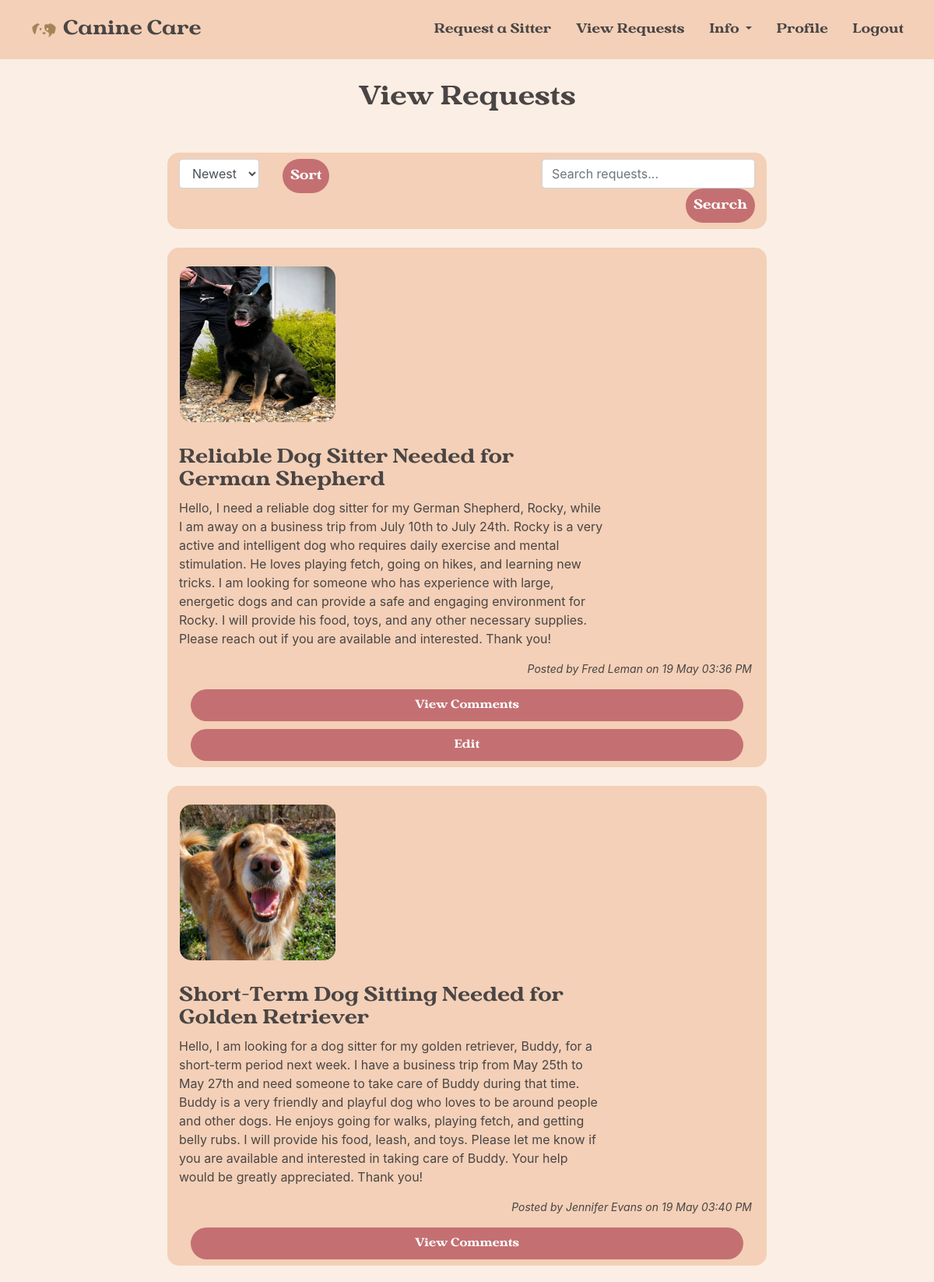
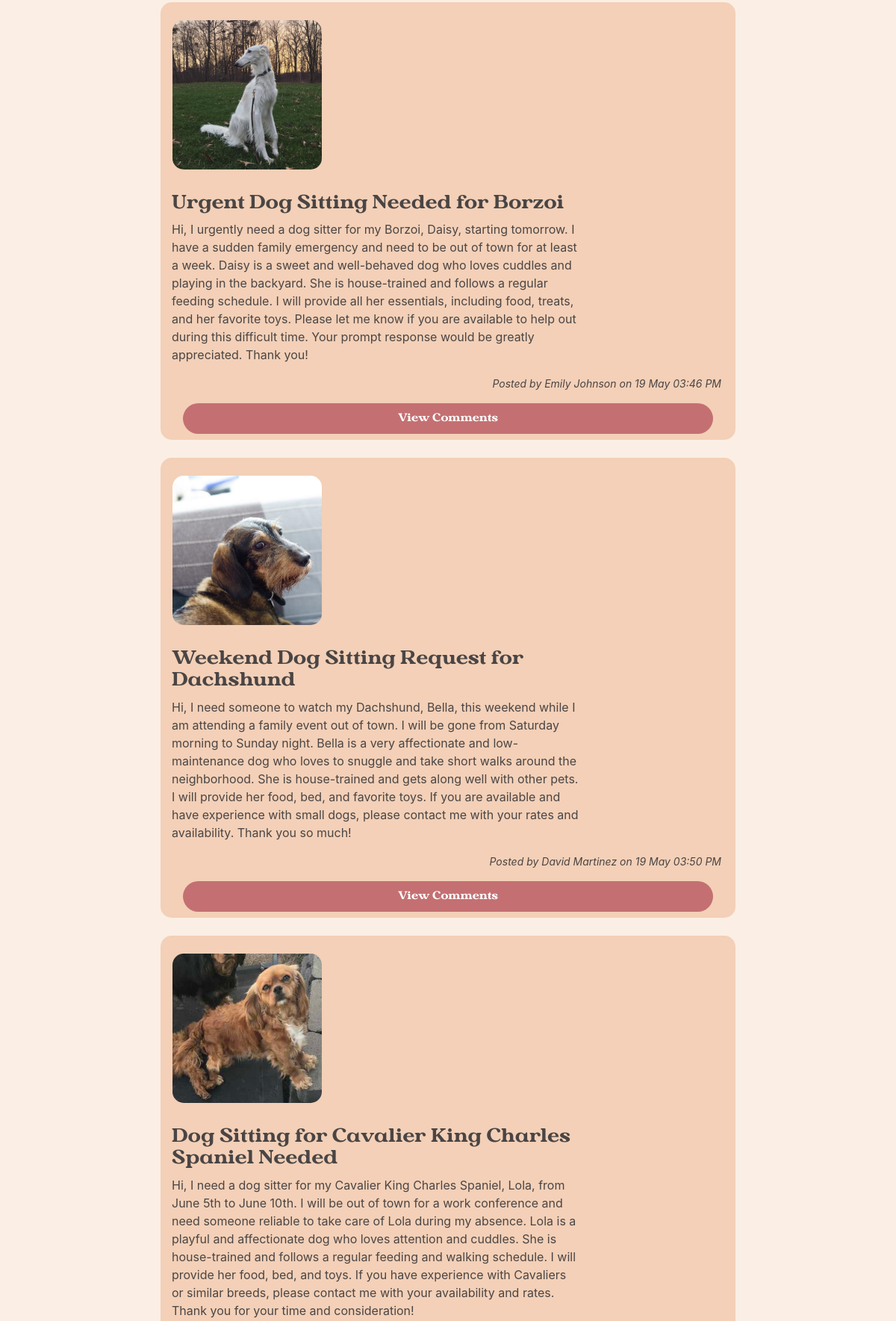
Screenshot of /view-requests/ (signed in, upper part) with the database file from the repository (2 pictures, top to bottom).
### project/models.py (models this page shows)
class Reqs(db.Model):
    __tablename__ = 'Reqs'
    id = db.Column(db.Integer, primary_key=True, autoincrement=True)
    title = db.Column(db.String(50))
    content = db.Column(db.String(1000))
    poster = db.Column(db.String(100))
    image = db.Column(db.String(100), unique=True)
    time_created = db.Column(TIMESTAMP)
    comments = db.relationship('Comment', backref=db.backref('Reqs', lazy=True))

### project/main.py (the view)
@main.route('/view-requests/', defaults={'id': None}, methods=['GET', 'POST'])
@main.route('/view-requests/<int:id>', methods=['GET', 'POST'])
@login_required
def view_requests(id):
    sort_form = SortForm()
    search_form = SearchForm()
    comment_form = CommentForm()
    if id:
        req = Reqs.query.get_or_404(id)
        if comment_form.validate_on_submit():
            content = comment_form.comment_content.data
            poster = current_user.name
            time_created = datetime.now().replace(microsecond=0)
            new_comment = Comment(content=content, req_id=id, poster=poster, time_created=time_created)
            db.session.add(new_comment)
            db.session.commit()
            flash('Comment added successfully!')
            return redirect(url_for('main.view_requests', id=id))
        req.time_created_formatted = req.time_created.strftime('%d %B %I:%M %p')
        return render_template('view.html', reqs=[req], single=True, name=current_user.name, comment_form=comment_form)
    else:
        reqs = Reqs.query
        if search_form.validate_on_submit() and 'search' in request.form:
            keywords = search_form.search.data
            reqs = reqs.filter(Reqs.title.like('%' + keywords + '%'))
        if sort_form.validate_on_submit() and 'sorting_method' in request.form:
            sorting_method = sort_form.sorting_method.data
            if sorting_method == 'newest':
                reqs = reqs.order_by(Reqs.time_created.desc())
            elif sorting_method == 'oldest':
                reqs = reqs.order_by(Reqs.time_created.asc())
        reqs = reqs.all()
        for req in reqs:
            req.time_created_formatted = req.time_created.strftime('%d %B %I:%M %p')
        return render_template('view.html', reqs=reqs, single=False, name=current_user.name, sort_form=sort_form, search_form=search_form, comment_form=comment_form)

### project/forms.py
class SortForm(FlaskForm):
    sorting_method = SelectField('Sort By', choices=[('newest', 'Newest'), ('oldest', 'Oldest')])
    submit = SubmitField('Sort')

class SearchForm(FlaskForm):
    search = StringField('Search', validators=[DataRequired()])
    submit = SubmitField('Search')

### project/__init__.py (called while the page is built)
def create_app():
    app = Flask(__name__)
    app.config.from_object('config.Config')
    db.init_app(app)
    csrf.init_app(app)
    login_manager = LoginManager()
    login_manager.login_view = 'auth.login'
    login_manager.init_app(app)
    from .models import User
    with app.app_context():
        db.create_all()
    @login_manager.user_loader
    def load_user(user_id):
        return User.query.get(int(user_id))
    from .auth import auth as auth_blueprint
    app.register_blueprint(auth_blueprint)
    from .main import main as main_blueprint
    app.register_blueprint(main_blueprint)
    return app

### project/templates/view.html (shortened to what this page needs)
{% extends "base.html" %}
{% block content %}
<h2 class="title">
  {% if single %}
    View Request
  {% else %}
    View Requests
  {% endif %}
</h2>
{% if not single %}
<div class="container mb-4" id="request">
  <div class="row">
    <div class="col-sm-6 my-2">
      <form method="POST" class="row g-2">
        <div class="col-auto">
          {{ sort_form.sorting_method(class="form-control") }}
        </div>
        <div class="col-auto">
          {{ sort_form.submit(class="misc-btn") }}
        </div>
      </form>
    </div>
    <div class="col-sm-6 my-2">
      <form method="POST" id="search-requests" class="row g-2 justify-content-end">
        <div class="col-auto">
          {{ search_form.search(class="form-control", placeholder="Search requests...") }}
        </div>
        <div class="col-auto">
          {{ search_form.submit(class="misc-btn") }}
        </div>
      </form>
    </div>
  </div>
</div>
{% endif %}
{% for req in reqs %}
<div class="container py-2 mb-4" id="request">
  <div class="row ">
    {% if req.image %}
    <div class="media m-3">
      <img src="{{ url_for('static', filename='uploads/' + req.image) }}" class="img-fluid" id="request-image">
    </div>
    {% endif %}
    <div class="col-sm-9 mt-3">
      <h4 id="req-subtitle">{{ req.title }}</h4>
      <p>{{ req.content }}</p>
    </div>
  </div>
  <div class="row justify-content-end mr-1">
    <p id="time-date">Posted by {{ req.poster }} on {{ req.time_created_formatted }}</p>
  </div>
  <div class="row-fluid">
      {% if single %}
        {% if req.poster == name %}
          <a href="{{ url_for('main.editrequest', id=req.id) }}" class="req-btn" style="margin-top: 10px;">Edit</a>
        {% endif %}
        {% else %}
          <div class="col">
            <a href="{{ url_for('main.view_requests', id=req.id) }}" class="req-btn">View Comments</a>
          </div>
        {% if req.poster == name %}
          <div class="col">
            <a href="{{ url_for('main.editrequest', id=req.id) }}" class="req-btn" style="margin-top: 10px;">Edit</a>
          </div>
        {% endif %}
      {% endif %}
  </div>
</div>
{% endfor %}
{% endblock %}

### project/templates/base.html (shortened to what this page needs)
<!DOCTYPE html>
<html>
<head>
  <link rel="stylesheet" href="https://cdn.jsdelivr.net/npm/bootstrap@4.6.2/dist/css/bootstrap.min.css">
  <link rel="stylesheet" type="text/css" href={{ url_for('static', filename='styles/global.css') }}/>
  <link rel="stylesheet" type="text/css" href={{ url_for('static', filename='styles/navbar.css') }}/>
</head>
<body>
  <header>
    <nav class="navbar navbar-expand-sm" id="navbar">
      <div class="container-fluid">
          <a class="navbar-brand" href="{{ url_for('main.index') }}"><img
              src="{{ url_for('static', filename='images/logo2.png') }}" width="50px" height="50px">Canine Care</a>
          <div class="collapse navbar-collapse" id="navbarID">
              <div class="navbar-nav">
                  <a class="nav-link active" aria-current="page" href="{{ url_for('main.createrequest') }}">Request a Sitter</a>
                  <a class="nav-link active" aria-current="page" href="{{ url_for('main.view_requests') }}">View Requests</a>
                  <li class="nav-item dropdown">
                    <a class="nav-link dropdown-toggle" href="#" id="navbarDropdownMenuLink" data-toggle="dropdown" aria-haspopup="true" aria-expanded="false">
                      Info
                    </a>
                  </li>
                  {% if current_user.is_authenticated %}
                    <a href="{{ url_for('main.profile') }}" class="nav-link active" aria-current="page">
                      Profile
                    </a>
                  {% endif %}
                  {% if current_user.is_authenticated %}
                    <a href="{{ url_for('auth.logout') }}" class="nav-link active" aria-current="page">
                      Logout
                    </a>
                  {% endif %}
              </div>
          </div>
        </div>
    </nav>
  </header>
  <div class="col-sm-8 container pt-3 my-3">
      {% block content %}
      {% endblock %}
  </div>
</body>
</html>

### project/static/styles/global.css (style rules this page uses)
:root { --text-colour: #4a4545; --background-colour: #fbeee4; --form-colour: #f3d0b7; --button-colour: #c47072; --secondary-colour: #f7c8c1; --accent-colour: #585557; }
body { background-color: var(--background-colour); color: var(--text-colour); }
.title, .info-text { color: var(--text-colour); font-family: "Vergilia", sans-serif; text-align: center; margin-bottom: 50px; }
#req-subtitle { color: var(--text-colour); font-family: "Vergilia", sans-serif; }
#request-form, #request { background-color: var(--form-colour); color: var(--text-colour); border-radius: 15px; }
#request-image { width: 200px; height: 200px; border-radius: 15px; }
#time-date { font-size: 14px; font-style: italic; }
.misc-btn, .signup-btn, .login-btn { color: white; font-family: 'Vergilia', sans-serif; background-color: var(--button-colour); padding: 10px; border-radius: 25px; border-width: 0px; display: flex; justify-content: center; align-items: center; }
.req-btn { color: white; font-family: 'Vergilia', sans-serif; background-color: var(--button-colour); padding: 10px; border-radius: 25px; border-width: 0px; display: flex; justify-content: center; align-items: center; font-size: 14px; }

### project/static/styles/navbar.css (style rules this page uses)
.navbar.navbar-expand-sm { background-color: var(--form-colour); }
.navbar.navbar-expand-sm .navbar-brand { font-family: "Vergilia"; font-size: 1.5em; color: var(--text-colour); }
.navbar.navbar-expand-sm .nav-link { color: var(--text-colour); font-family: "Vergilia", sans-serif; }
.navbar-nav { margin-left: auto; }
.navbar-nav .nav-link { margin-left: 16px; }

### rows the page displays
Reqs: image (picture), title "Reliable Dog Sitter Needed for German Shepherd", content "Hello, I need a reliable dog sitter for my German Shepherd, Rocky, while I am away on a business trip from July 10th to July 24th. Rocky is a very active and intelligent dog who requires daily exercise and mental stimulation. He loves playing fetch, going on hikes, and learning new tricks. I am looking for someone who has experience with large, energetic dogs and can provide a safe and engaging environment for Rocky. I will provide his food, toys, and any other necessary supplies. Please reach out if you are available and interested. Thank you!", poster "Fred Leman", time_created_formatted "19 May 03:36 PM"
Reqs: image (picture), title "Short-Term Dog Sitting Needed for Golden Retriever", content "Hello, I am looking for a dog sitter for my golden retriever, Buddy, for a short-term period next week. I have a business trip from May 25th to May 27th and need someone to take care of Buddy during that time. Buddy is a very friendly and playful dog who loves to be around people and other dogs. He enjoys going for walks, playing fetch, and getting belly rubs. I will provide his food, leash, and toys. Please let me know if you are available and interested in taking care of Buddy. Your help would be greatly appreciated. Thank you!", poster "Jennifer Evans", time_created_formatted "19 May 03:40 PM"
Reqs: image (picture), title "Urgent Dog Sitting Needed for Borzoi", content "Hi, I urgently need a dog sitter for my Borzoi, Daisy, starting tomorrow. I have a sudden family emergency and need to be out of town for at least a week. Daisy is a sweet and well-behaved dog who loves cuddles and playing in the backyard. She is house-trained and follows a regular feeding schedule. I will provide all her essentials, including food, treats, and her favorite toys. Please let me know if you are available to help out during this difficult time. Your prompt response would be greatly appreciated. Thank you!", poster "Emily Johnson", time_created_formatted "19 May 03:46 PM"
Reqs: image (picture), title "Weekend Dog Sitting Request for Dachshund", content "Hi, I need someone to watch my Dachshund, Bella, this weekend while I am attending a family event out of town. I will be gone from Saturday morning to Sunday night. Bella is a very affectionate and low-maintenance dog who loves to snuggle and take short walks around the neighborhood. She is house-trained and gets along well with other pets. I will provide her food, bed, and favorite toys. If you are available and have experience with small dogs, please contact me with your rates and availability. Thank you so much!", poster "David Martinez", time_created_formatted "19 May 03:50 PM"
Reqs: image (picture), title "Dog Sitting for Cavalier King Charles Spaniel Needed", content "Hi, I need a dog sitter for my Cavalier King Charles Spaniel, Lola, from June 5th to June 10th. I will be out of town for a work conference and need someone reliable to take care of Lola during my absence. Lola is a playful and affectionate dog who loves attention and cuddles. She is house-trained and follows a regular feeding and walking schedule. I will provide her food, bed, and toys. If you have experience with Cavaliers or similar breeds, please contact me with your availability and rates. Thank you for your time and consideration!"
